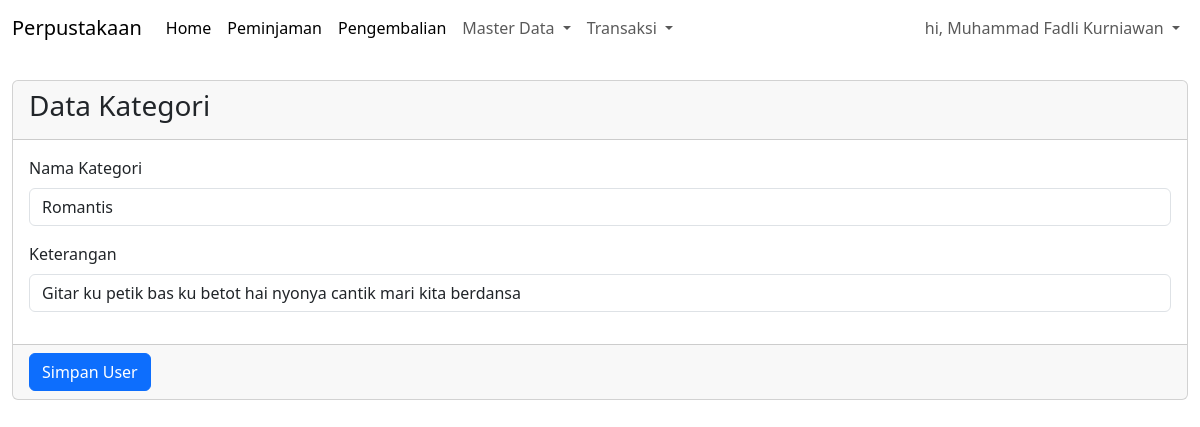
The app's page /index.php?pg=tambah-kategori&edit=2 (signed in) with its own data.
### tables this page shows
CREATE TABLE `kategori` (
  `id` int(11) NOT NULL,
  `nama_kategori` varchar(50) NOT NULL,
  `keterangan` text NOT NULL,
  `created_at` timestamp NOT NULL DEFAULT current_timestamp(),
  `updated_at` timestamp NOT NULL DEFAULT current_timestamp() ON UPDATE current_timestamp()
);

### content/tambah-kategori.php (the view, shortened to what this page needs)
<?php
if(isset($_GET['edit'])){
    $id = $_GET['edit'];
    $queryEdit = mysqli_query($koneksi, "SELECT * FROM kategori WHERE id = $id");
    $dataEdit = mysqli_fetch_assoc($queryEdit);
}
?>
<div class=" mt-4">
    <div class="row">
        <div class="col-sm-12">
            <div class="card">
                <div class="card-header">
                    <h3>Data Kategori</h3>
                </div>
                <div class="card-body">
                    <form action="" method="post">
                        <div class="mb-3">
                            <label for="" class="form-label">Nama Kategori</label>
                            <input type="text" class="form-control" name="nama_kategori"
                                value="<?= $dataEdit['nama_kategori']??'' ?>">
                        </div>
                        <div class="mb-3">
                            <label for="" class="form-label">Keterangan</label>
                            <input type="text" class="form-control" name="keterangan"
                                value="<?= $dataEdit['keterangan']??'' ?>">
                        </div>
                </div>
                <div class="card-footer">
                    <input class="btn btn-primary" name="simpan" value="Simpan User" type="submit" />
                </div>
            </div>
        </div>
    </div>
</div>
</div>

### records on screen
kategori: nama_kategori "Romantis", keterangan "Gitar ku petik bas ku betot hai nyonya cantik mari kita berdansa"

### other values on screen
$_SESSION['NAMA_LENGKAP'] "Muhammad Fadli Kurniawan"
